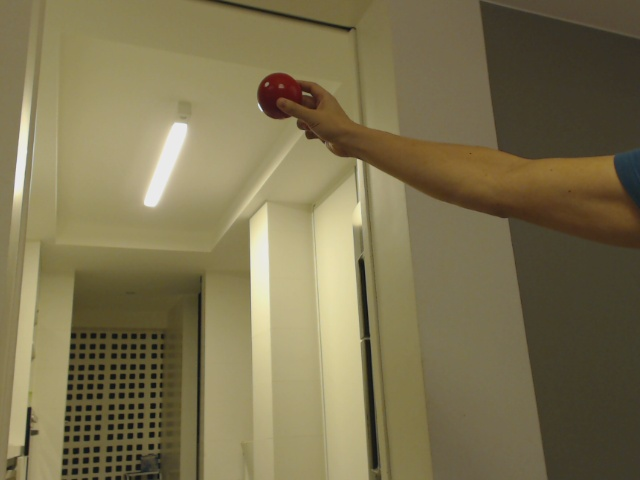
#> input picture 1bola.jpg, 640 x 480 px, given in place of the camera
$ python conta_arremessos.py
#> lines starting #> are read from the running program, lines starting #| are printed output that depends on the picture; after the words box and inside, x2 and y2 are one past the last pixel; in counts of white or black regions, pixels touching at a corner belong together
#! /usr/bin/env python2
# -*- coding: utf-8 -*-

import cv2
import numpy as np
import time

modo_espelho = True  # inverte a imagem horizontalmente

# tecla pressionada (para esperar o ESC e sair)
tecla = 0

# ler stream da webcam
captura = cv2.VideoCapture(0)

# quantidade de arremessos
arremessos = 0

# linha verde
altura_linha = 240

visivel = False  # a bola está na tela?
abaixo = False   # abaixo da linha?
acima = False    # ou acima dela?

# momento da última iteração
ultima_vez = time.time()

while tecla != 27:  # tecla ESC
    _, imagem = captura.read()
#> imagem is the input picture: shape (480, 640, 3); mean B, G, R 80.5, 114.4, 124.4

    if modo_espelho:
        cv2.flip(imagem, 1, imagem)
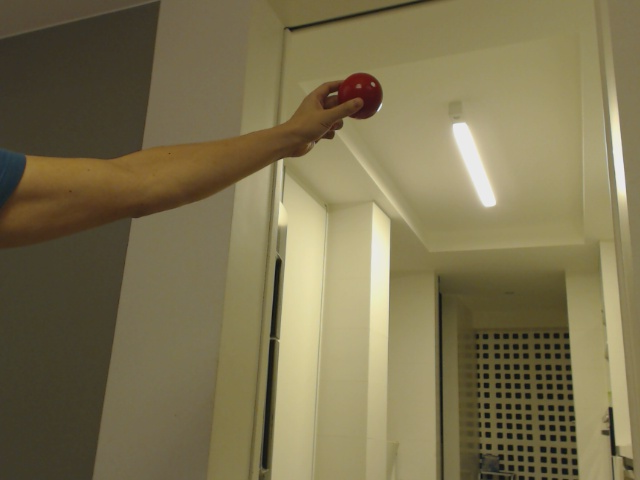
#> imagem: shape (480, 640, 3); mean B, G, R 80.5, 114.4, 124.4

    # HSV - hue (matiz), saturação, valor
    #   valores para H:
    #       0 a 10 = vermelho vivo
    #       23 a 32 = amarelo
    #       45 a 70 = verde
    #       100 a 130 = azul
    #       150 a 180 = vermelho azulado
    #       > 180 = nada (max = 360/2)
    #   valores para S e V:
    #       manter próximo de 0 no mínimo
    #       e próximo de 255 para o máximo
    cor_alvo_min = np.array([0, 90, 90])
    cor_alvo_max = np.array([10, 255, 255])

    # cópia da imagem em HSV para melhor filtrar a cor
    hsv = cv2.cvtColor(imagem, cv2.COLOR_BGR2HSV)
#> hsv: shape (480, 640, 3); mean H, S, V 23.9, 94.1, 124.5

    # obter somente a componente vermelha da imagem
    mascara = cv2.inRange(hsv, cor_alvo_min, cor_alvo_max)
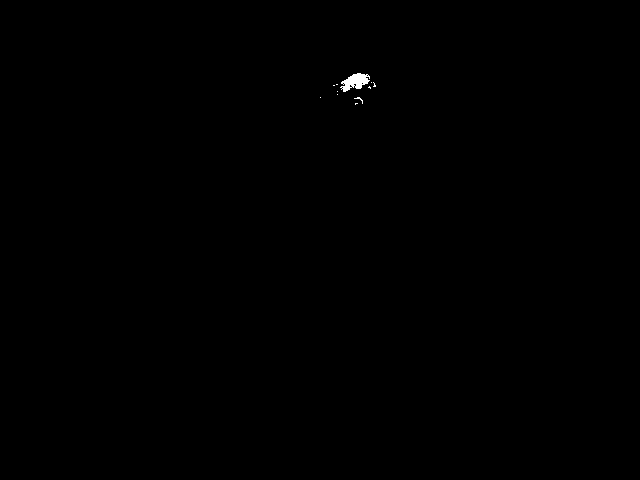
#> mascara: shape (480, 640); 0.12% white; 11 white regions (10 under 20 px)

    # identifica os contornos dos objetos vermelhos encontrados
    contornos, hierarquia = cv2.findContours(mascara,
                                             cv2.RETR_LIST,
                                             cv2.CHAIN_APPROX_SIMPLE)
#> contornos = 17 contours, 16 with area under 20; largest, box (x1, y1, x2, y2) and area: (340, 73, 370, 92) 284

    # desenha linha
    cv2.line(imagem,
             (0, altura_linha), (800, altura_linha),  # início e fim
             (0, 255, 0),  # cor verde
             thickness=3)
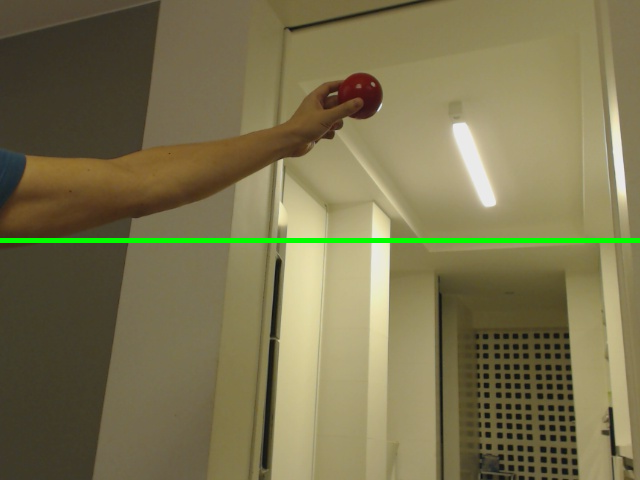
#> imagem: shape (480, 640, 3); 1.04% of pixels changed, all inside (x1, y1, x2, y2) = (0, 238, 640, 243)

    # retângulos
    for contorno in contornos:
        if cv2.contourArea(contorno) > 200:  # filtra por tamanho
            visivel = True
            # coordenadas iniciais, largura e altura do contorno
            ret_x, ret_y, ret_w, ret_h = cv2.boundingRect(contorno)
            cv2.rectangle(imagem, (ret_x, ret_y),  # ponto inicial
                          (ret_x + ret_w,          # final x+largura,
                           ret_y + ret_h),         # _     y+altura
                          (0, 255, 255), 2)        # cor e espessura
#> this loop made 17 passes
#> (visivel, ret_x, ret_y, ret_w, ret_h) on pass 17: (True, 340, 73, 30, 19)
#> contorno on passes 1, 3, 4, 5, 6, 9: [[355, 103], [355, 104], [356, 103], [357, 103]], [[320, 97]], [[337, 94]], [[337, 91]], [[341, 87], [342, 86], [343, 87], [342, 88]], [[333, 85], [334, 85]]
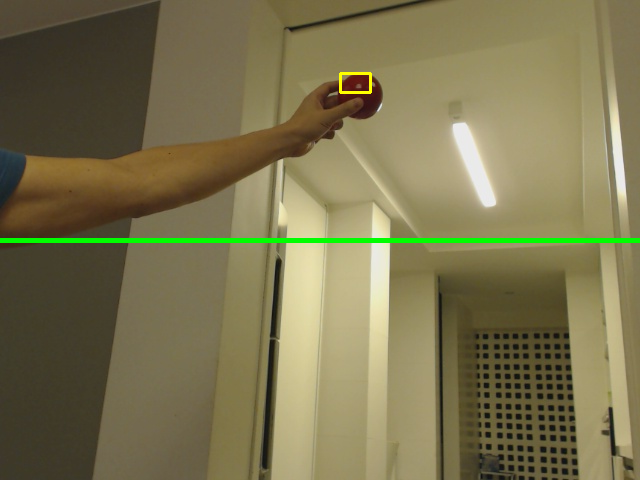
#> imagem: shape (480, 640, 3); 0.09% of pixels changed, all inside (x1, y1, x2, y2) = (339, 72, 372, 94)

    # onde está a bola?
    if visivel:
        if ret_y < altura_linha:
            acima = True
        else:
            abaixo = True
            acima = False  # o ponto inicial é abaixo da linha

    # conta os arremessos
    # se a bola já foi vista abaixo e acima da linha,
    # usuário teve sucesso no arremesso.
    if acima and abaixo:
        if time.time() - ultima_vez > 4:  # se demorar mais de 4s,
            arremessos = 0                # zera a contagem
        arremessos += 1
        ultima_vez = time.time()
        abaixo = False
        acima = False

    # mostra contagem
    cv2.putText(imagem,
                '%02d' % arremessos,  # formato 00, com zero à esquerda
                (500, 70),  # localização - alinhada abaixo à esquerda
                cv2.FONT_HERSHEY_TRIPLEX,  # fonte grossa (tripla)
                3, (255, 0, 0))  # tamanho e cor da fonte
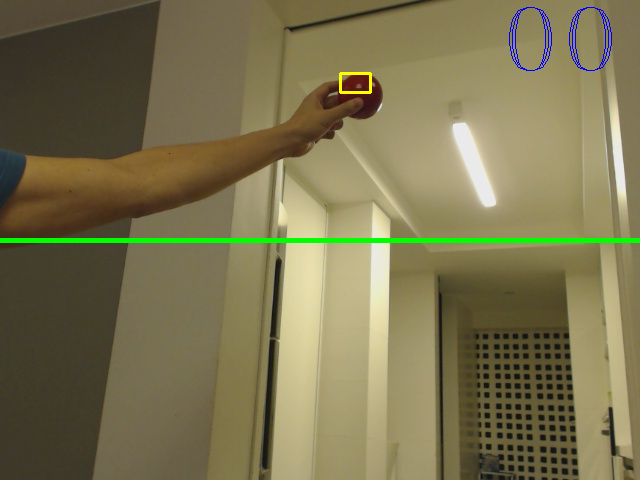
#> imagem: shape (480, 640, 3); 0.26% of pixels changed, all inside (x1, y1, x2, y2) = (509, 7, 612, 71)

    cv2.imshow('ocarneiro/conta-bolas', imagem)
    # cv2.imshow('Resultado', resultado)

    tecla = cv2.waitKey(33)  # 1000ms / 30fps = 33
#> (key Esc is pressed here)
    tecla = tecla & 0xEFFFFF  # tira NumLock,Caps...
#> tecla = 27
    # if key != -1: print key
